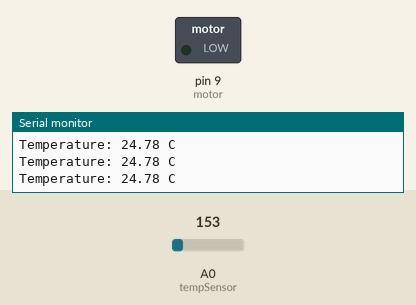
Bench run of a sketch on a simulated Arduino Uno, built with avr-gcc and run on an emulated ATmega328P. Shown: switched loads named in the sketch (green lamp = pin HIGH), the last lines printed to the serial monitor. The test bench sets the inputs (shaded band); at power-on: A0 (tempSensor) = 153.

Above: at 1.3 s.
1.4 s: A0 (tempSensor) set to 179
At 2.7 s:
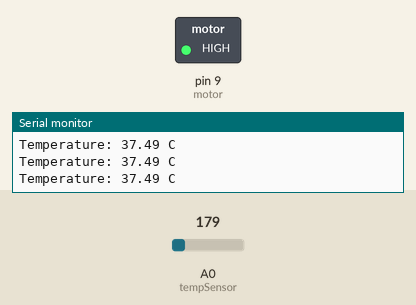
3.0 s: A0 (tempSensor) set to 133
At 4.0 s:
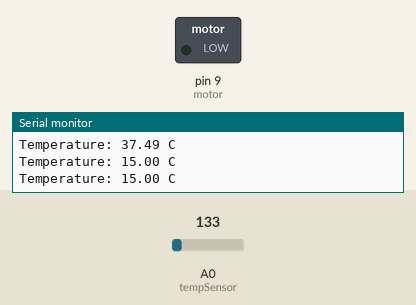
4.5 s: A0 (tempSensor) set to 165
At 5.2 s:
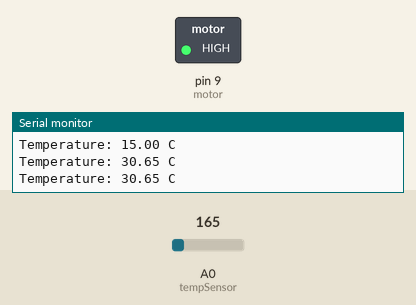
Timing chart, 0 to 7.5 s (numbered marks = the images above; inputs shaded):
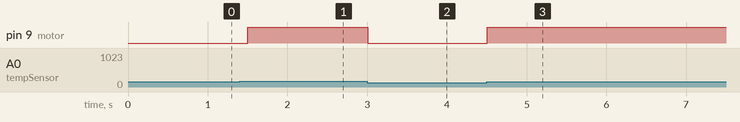

The sketch:

sketch.ino
```cpp
int tempSensor = A0;
int motor = 9;

void setup() {
  pinMode(motor, OUTPUT);
  Serial.begin(9600);
}

void loop() {

  int value = analogRead(tempSensor);

  float voltage = value * 5.0 / 1023.0;
  float temperature = (voltage - 0.5) * 100;

  Serial.print("Temperature: ");
  Serial.print(temperature);
  Serial.println(" C");

  if (temperature > 30) {
    analogWrite(motor, 255);  // Fan ON
  }
  else {
    analogWrite(motor, 0);    // Fan OFF
  }

  delay(500);
}
```

Measured:
- the behaviour switches between 163 and 164 on A0 (tempSensor) (found by bisection; images 0 and 1)
- after the input at 1.4 s, pin 9 (motor): LOW → HIGH after 0.10 s
- after the input at 3.0 s, pin 9 (motor): HIGH → LOW at once
- after the input at 4.5 s, pin 9 (motor): LOW → HIGH at once
